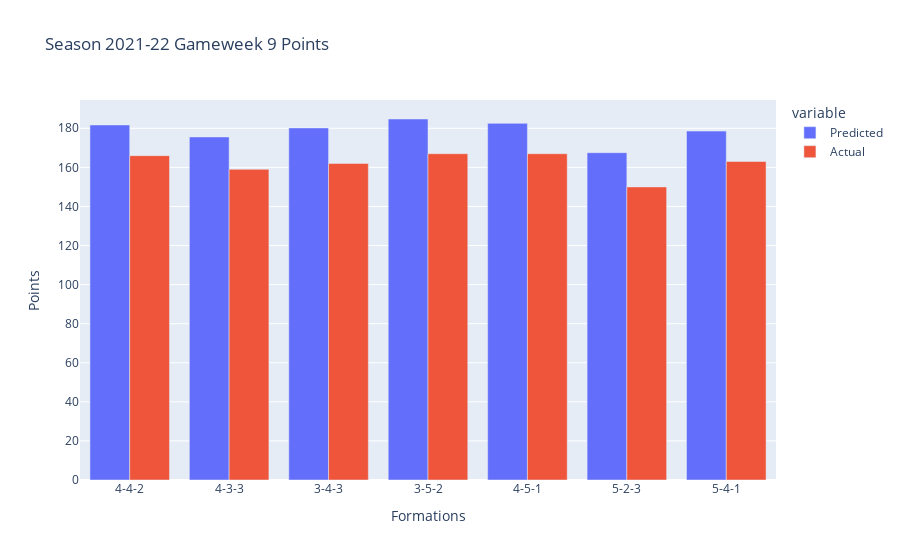

The code cell stored with this chart in its notebook:
### Code cell
fig = px.bar(df, x="Formations", y=["Predicted","Actual"],labels={'value':'Points'} ,title="Season 2021-22 Gameweek "+ str(input_week)
             +" Points ",
             barmode='group')
fig.show()

### Figure 1 — Plotly figure (JSON) as saved in the notebook; plotly's stock layout.template omitted (floating-point values rounded to 4 significant figures)
{"data": [{"alignmentgroup": "True", "hovertemplate": "variable=Predicted<br>Formations=%{x}<br>Points=%{y}<extra></extra>", "legendgroup": "Predicted", "marker": {"color": "#636efa", "pattern": {"shape": ""}}, "name": "Predicted", "offsetgroup": "Predicted", "orientation": "v", "showlegend": true, "textposition": "auto", "type": "bar", "x": ["4-4-2", "4-3-3", "3-4-3", "3-5-2", "4-5-1", "5-2-3", "5-4-1"], "xaxis": "x", "y": [181.7, 175.6, 180.2, 184.8, 182.5, 167.5, 178.6], "yaxis": "y"}, {"alignmentgroup": "True", "hovertemplate": "variable=Actual<br>Formations=%{x}<br>Points=%{y}<extra></extra>", "legendgroup": "Actual", "marker": {"color": "#EF553B", "pattern": {"shape": ""}}, "name": "Actual", "offsetgroup": "Actual", "orientation": "v", "showlegend": true, "textposition": "auto", "type": "bar", "x": ["4-4-2", "4-3-3", "3-4-3", "3-5-2", "4-5-1", "5-2-3", "5-4-1"], "xaxis": "x", "y": [166, 159, 162, 167, 167, 150, 163], "yaxis": "y"}], "layout": {"barmode": "group", "legend": {"title": {"text": "variable"}, "tracegroupgap": 0}, "title": {"text": "Season 2021-22 Gameweek 9 Points "}, "xaxis": {"anchor": "y", "domain": [0, 1], "title": {"text": "Formations"}}, "yaxis": {"anchor": "x", "domain": [0, 1], "title": {"text": "Points"}}}}
